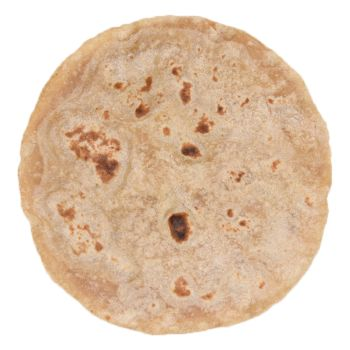
#> input picture temp/temp_pap.jpg, 350 x 350 px
$ python -i pappadam.py   (imports and definitions only)
#> lines starting #> are read from the running program, lines starting #| are printed output that depends on the picture; after the words box and inside, x2 and y2 are one past the last pixel; in counts of white or black regions, pixels touching at a corner belong together
import cv2
import numpy as np

def check_pappadam_roundness(image_path):
    # Load image
#> called with image_path = '../temp/temp_pap.jpg'
    img = cv2.imread(image_path)
#> img is the input picture: shape (350, 350, 3); mean B, G, R 180.2, 202.4, 225.9
    if img is None:
        return "Error: Unable to load image."

    # Resize for consistency
    img = cv2.resize(img, (500, 500))
#> img: shape (500, 500, 3)

    # Convert to grayscale
    gray = cv2.cvtColor(img, cv2.COLOR_BGR2GRAY)
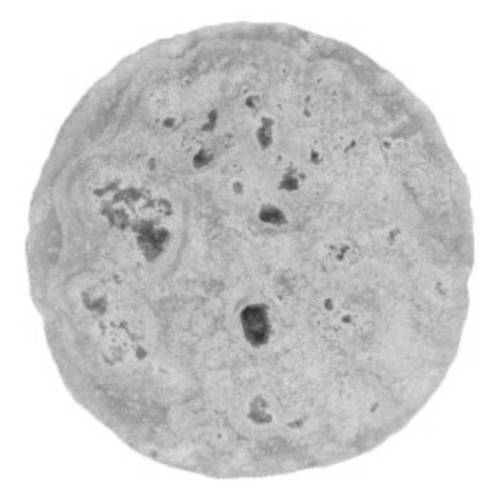
#> gray: shape (500, 500); min 45, max 255, mean 206.8

    # Apply Gaussian Blur to smooth edges
    blur = cv2.GaussianBlur(gray, (7, 7), 2)

    # Apply Canny edge detection
    edges = cv2.Canny(blur, 50, 150)
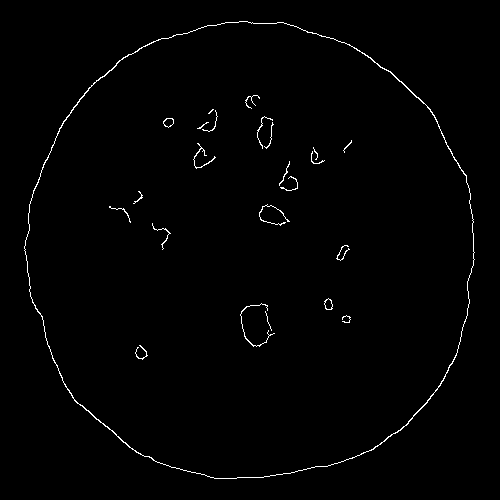
#> edges: shape (500, 500); 1% white in thin lines or dots, all inside (x1, y1, x2, y2) = (24, 21, 475, 479)

    # Morphological closing to fill gaps
    kernel = np.ones((5, 5), np.uint8)
    closed = cv2.morphologyEx(edges, cv2.MORPH_CLOSE, kernel)
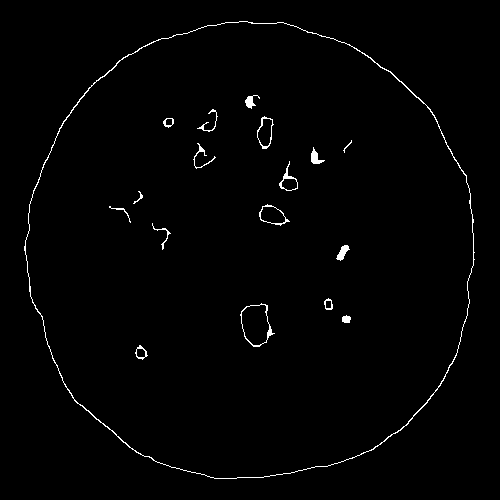
#> closed: shape (500, 500); 1.2% white in thin lines or dots, all inside (x1, y1, x2, y2) = (24, 21, 475, 479)

    # Find contours
    contours, _ = cv2.findContours(closed, cv2.RETR_EXTERNAL, cv2.CHAIN_APPROX_SIMPLE)
#> contours = 1 contour; box (x1, y1, x2, y2) and area: (24, 21, 475, 479) 162249
    if not contours:
        return "No Pappadam detected – Try zooming in or better lighting."

    # Use the largest contour (assumed to be papadam)
    largest_contour = max(contours, key=cv2.contourArea)
#> largest_contour = contour of 640 points, box (x1, y1, x2, y2) (24, 21, 475, 479), area 162249

    area = cv2.contourArea(largest_contour)
#> area = 162249
    perimeter = cv2.arcLength(largest_contour, True)
#> perimeter = 1521.4

    if perimeter == 0:
        return "Edge not clear – Try using a better contrast background."

    # 1. Circularity
    circularity = (4 * np.pi * area) / (perimeter ** 2)
#> circularity = 0.881

    # 2. Enclosing circle ratio
    (x, y), radius = cv2.minEnclosingCircle(largest_contour)
#> x = 252.2; y = 250.5; radius = 232.6
    circle_area = np.pi * (radius ** 2)
#> circle_area = 170020.5
    roundness_ratio = area / circle_area
#> roundness_ratio = 0.954

    # 3. Bounding box aspect ratio
    x, y, w, h = cv2.boundingRect(largest_contour)
#> x = 24; y = 21; w = 451; h = 458
    aspect_ratio = float(min(w, h)) / max(w, h)  # closer to 1 = square or circle
#> aspect_ratio = 0.985
    aspect_penalty = 1 if aspect_ratio >= 0.95 else aspect_ratio  # penalize non-circles
#> aspect_penalty = 1

    # Combine all into a final roundness score
    final_score = (circularity * roundness_ratio * aspect_penalty)
#> final_score = 0.841
    final_score = round(final_score, 3)
    score_percent = int(final_score * 100)
#> score_percent = 84

    # Generate comment
    if final_score > 0.9:
        comment = f"Marriage Feast Perfect – {score_percent}% Round!"
    elif final_score > 0.75:
        comment = f"Tea Shop Acceptable – {score_percent}% Round!"
#> comment = 'Tea Shop Acceptable – 84% Round!'
    elif final_score > 0.6:
        comment = f"Local Tiffin Center Vibe – {score_percent}% Round!"
    else:
        comment = f"Thattukada Special – Only {score_percent}% Round!"

    return comment


# [66 lines of commented-out code are left out]

>>> result = check_pappadam_roundness('../temp/temp_pap.jpg')
#> result = 'Tea Shop Acceptable – 84% Round!'

$ run again, on temp/temp_selfie.jpg
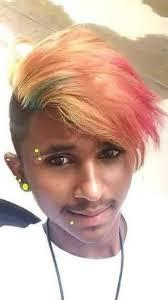
#> input picture temp/temp_selfie.jpg, 168 x 300 px
#> in check_pappadam_roundness, img is the input picture: shape (300, 168, 3); mean B, G, R 163.4, 177.7, 207
#> img: shape (500, 500, 3)
#> in check_pappadam_roundness, `edges = cv2.Canny(blur, 50, 150)`:
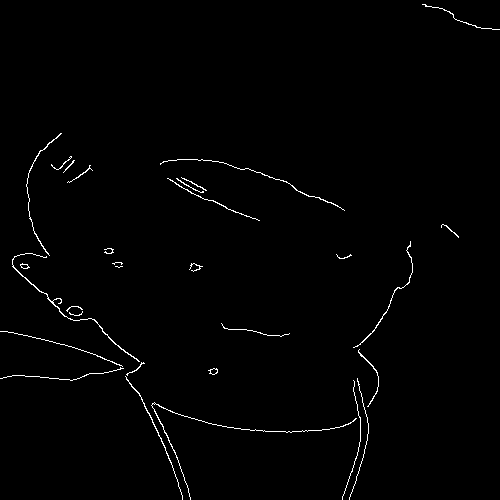
#> edges: shape (500, 500); 1% white in thin lines or dots
#> in check_pappadam_roundness, `closed = cv2.morphologyEx(edges, cv2.MORPH_CLOSE, kernel)`:
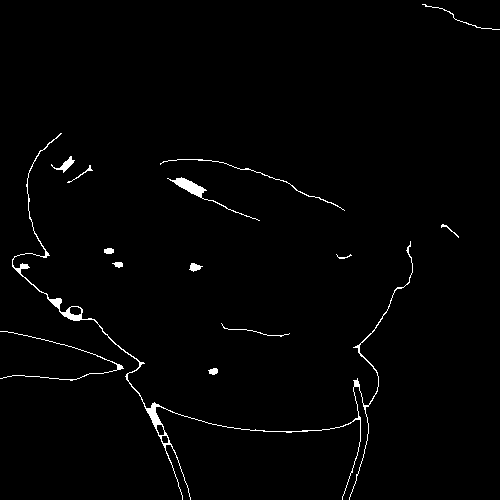
#> closed: shape (500, 500); 1.4% white; 14 white regions
#> contours = 14 contours, 4 with area under 20; largest, box (x1, y1, x2, y2) and area: (12, 133, 413, 500) 987, (167, 177, 260, 221) 280, (51, 156, 75, 173) 93, (189, 263, 203, 272) 56, (208, 368, 218, 375) 38
#> largest_contour = contour of 1118 points, box (x1, y1, x2, y2) (12, 133, 413, 500), area 987
#> area = 987
#> perimeter = 2661.1
#> circularity = 0.00175
#> in check_pappadam_roundness, `(x, y), radius = cv2.minEnclosingCircle(largest_contour)`: x = 200.8; y = 318.9; radius = 233.2
#> circle_area = 170876
#> roundness_ratio = 0.00578
#> in check_pappadam_roundness, `x, y, w, h = cv2.boundingRect(largest_contour)`: x = 12; y = 133; w = 401; h = 367
#> aspect_ratio = 0.915
#> in check_pappadam_roundness, `final_score = (circularity * roundness_ratio * aspect_penalty)`: final_score = 9.26e-06
#> in check_pappadam_roundness, `final_score = round(final_score, 3)`: final_score = 0
#> comment = 'Thattukada Special – Only 0% Round!'

$ run again, on temp/temp_vada.jpg
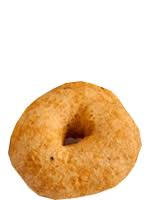
#> input picture temp/temp_vada.jpg, 150 x 200 px
#> in check_pappadam_roundness, img is the input picture: shape (200, 150, 3); mean B, G, R 177.1, 209.3, 237.3
#> img: shape (500, 500, 3)
#> in check_pappadam_roundness, `gray = cv2.cvtColor(img, cv2.COLOR_BGR2GRAY)`:
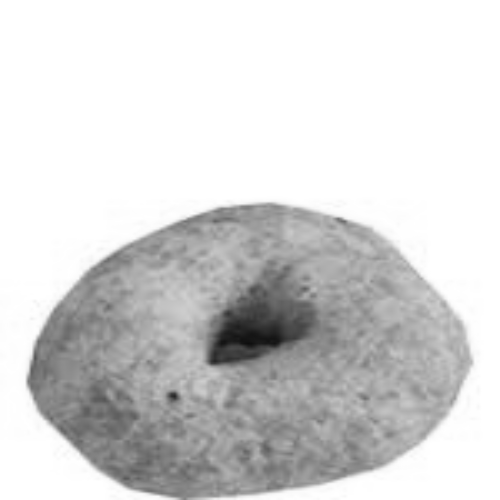
#> gray: shape (500, 500); min 13, max 255, mean 214
#> in check_pappadam_roundness, `edges = cv2.Canny(blur, 50, 150)`:
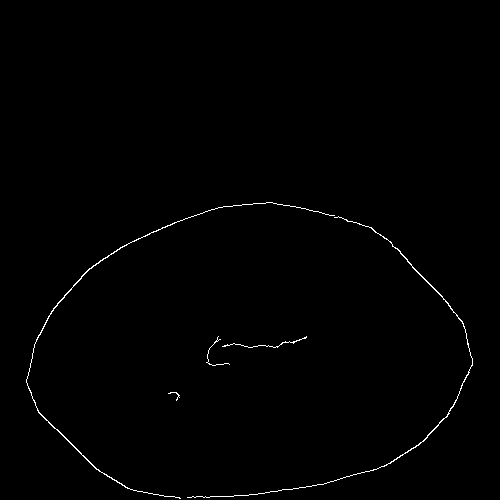
#> edges: shape (500, 500); 0.61% white in thin lines or dots, all inside (x1, y1, x2, y2) = (26, 202, 473, 499)
#> closed: shape (500, 500); 0.64% white in thin lines or dots, all inside (x1, y1, x2, y2) = (26, 202, 473, 500)
#> contours = 4 contours, 2 with area under 20; largest, box (x1, y1, x2, y2) and area: (26, 202, 473, 500) 364, (222, 336, 307, 348) 32
#> largest_contour = contour of 969 points, box (x1, y1, x2, y2) (26, 202, 473, 500), area 364
#> area = 364
#> perimeter = 2436
#> circularity = 0.000771
#> in check_pappadam_roundness, `(x, y), radius = cv2.minEnclosingCircle(largest_contour)`: x = 249; y = 370; radius = 223.3
#> circle_area = 156680.8
#> roundness_ratio = 0.00232
#> in check_pappadam_roundness, `x, y, w, h = cv2.boundingRect(largest_contour)`: x = 26; y = 202; w = 447; h = 298
#> aspect_ratio = 0.667
#> in check_pappadam_roundness, `final_score = (circularity * roundness_ratio * aspect_penalty)`: final_score = 1.19e-06
#> in check_pappadam_roundness, `final_score = round(final_score, 3)`: final_score = 0
#> comment = 'Thattukada Special – Only 0% Round!'
